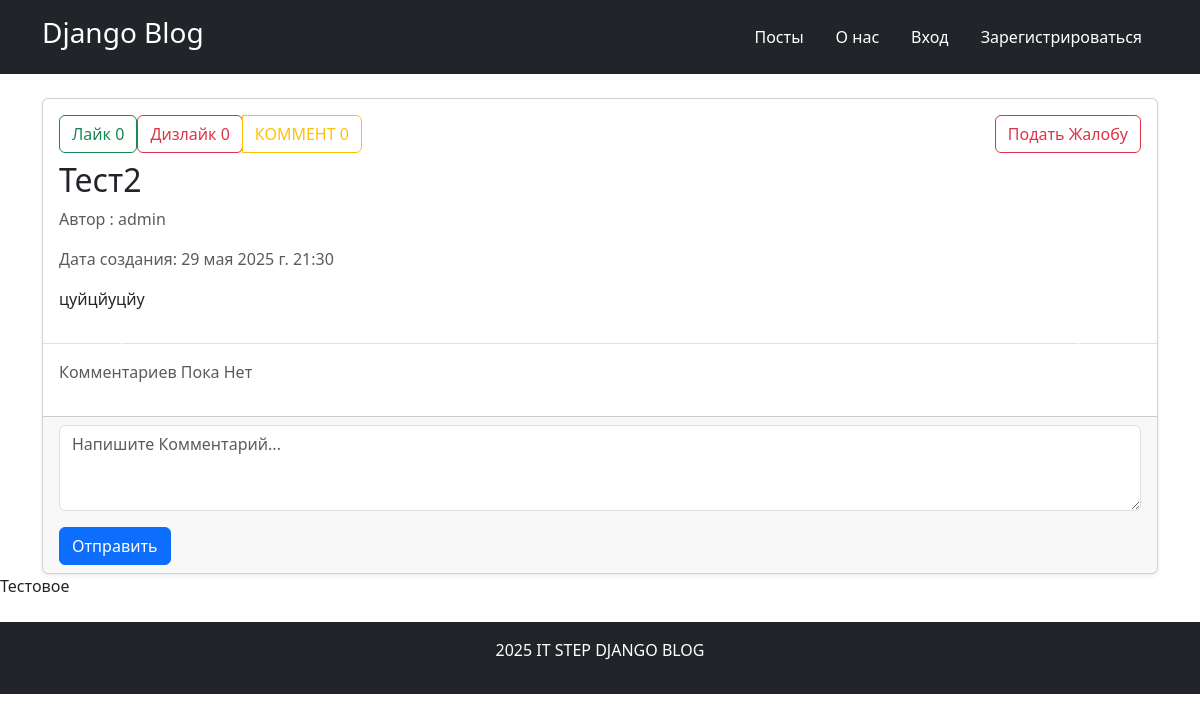
/posts/2, run on an earlier commit of the app's database.
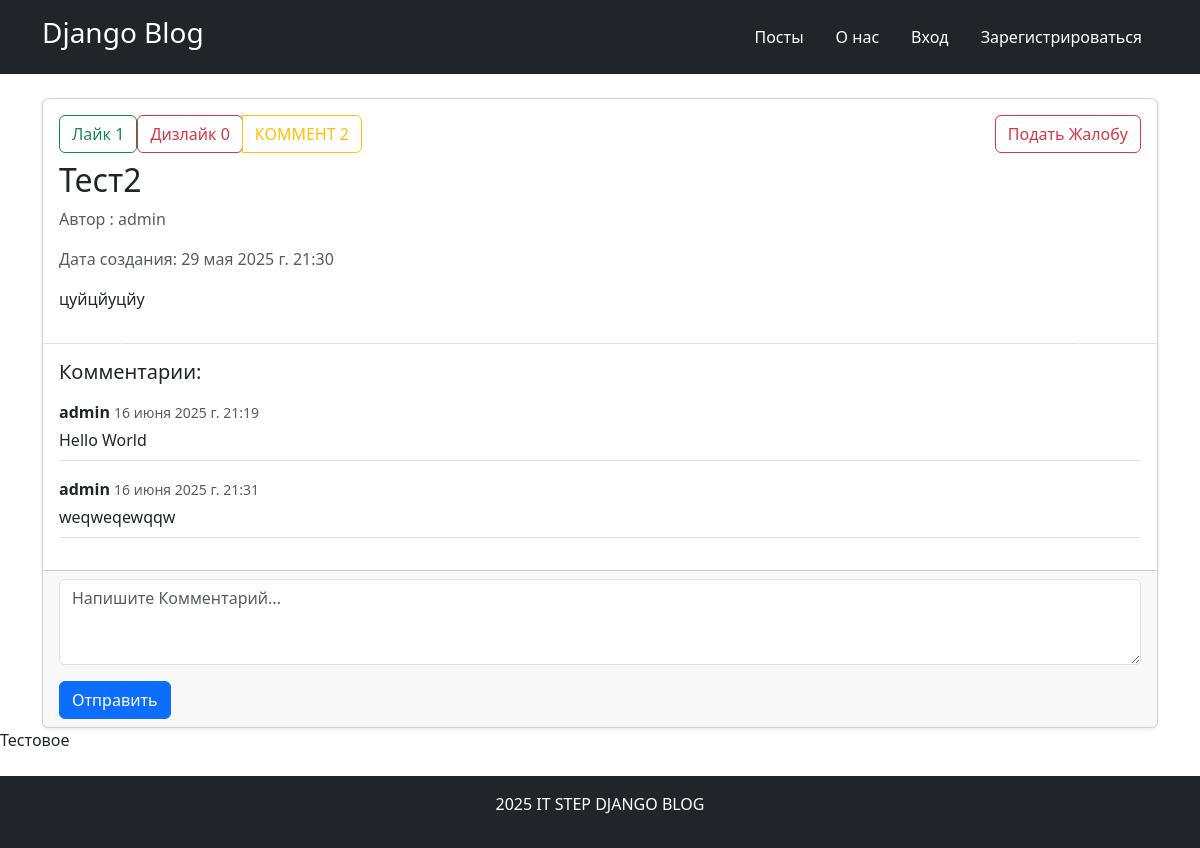
And on a later commit of the database.
### app/models.py (models this page shows, shortened)
class Post(models.Model):
    title = models.CharField(max_length=256, verbose_name="Название Поста")
    content = models.CharField(max_length=3000, verbose_name="Контент Поста")
    created_at = models.DateTimeField(auto_now_add=True, verbose_name="Дата Создания")
    author = models.ForeignKey(User, on_delete=models.CASCADE, verbose_name="Автор")
    def get_likes_count(self):
        return self.likes.count()
    def get_dislikes_count(self):
        return self.dislikes.count()
    def get_comments_count(self):
        return self.comments.count()
    def get_first_media(self):
        return self.media.order_by("created_at").first()
    class Meta:
        verbose_name_plural = "Посты"

class Comment(models.Model):
    post = models.ForeignKey(Post, on_delete=models.CASCADE, related_name="comments", verbose_name="Пост")
    body = models.CharField(max_length=1024, verbose_name="Содержимое")
    user = models.ForeignKey(User, on_delete=models.CASCADE, verbose_name="Пользователь")
    created_at = models.DateTimeField(auto_now_add=True, verbose_name="Дата Создания")
    class Meta:
        verbose_name_plural = "Комментарии"

### app/views.py (the view)
# urls.py: path("posts/<int:pk>", PostDetailView.as_view(), name="post-detail"),  # Получение Поста
class PostDetailView(DetailView):
    model = Post
    template_name = "app/post_detail.html"
    context_object_name = "post"
    def get_context_data(self, **kwargs):
        context = super().get_context_data(**kwargs)
        context["comment_form"] = CommentForm()  # Мы добавили переменную comment_form
        context["post_test"] = "Тестовое"
        return context

### app/forms.py
class CommentForm(forms.ModelForm):
    body = forms.CharField(widget=forms.Textarea(attrs={
        "class": "form-control",
        "rows": "3",
        "placeholder": "Напишите Комментарий..."
    }))
    class Meta:
        model = Comment
        fields = ["body"]

### templates/app/post_detail.html (shortened to what this page needs)
{% extends 'base.html' %}
{% block main %}
<div class="container mt-4">
    <div class="card shadow-sm">
        <div class="card-body pb-0">
            <div class="d-flex justify-content-between flex-wrap gap-2 mb-2">
                <div class="btn-group">
                    <form action="{% url 'like' post.pk %}" method="post">
                        <button type="submit" class="btn btn-outline-success">
                            Лайк {{ post.get_likes_count }}
                        </button>
                    </form>
                    <form action="{% url 'dislike' post.pk %}" method="post">
                        <button type="submit" class="btn btn-outline-danger">
                            Дизлайк {{ post.get_dislikes_count }}
                        </button>
                    </form>
                    <a href="#comment" class="btn btn-outline-warning">
                        КОММЕНТ {{ post.get_comments_count }}
                    </a>
                </div>
                <div class="btn-group">
                    {% if user == post.author %}
                    <a href="{% url 'post-update' post.pk %}" class="btn btn-outline-primary">
                        Редактировать
                    </a>
                    <a href="{% url 'post-delete' post.pk %}" class="btn btn-outline-danger">
                        Удалить
                    </a>
                    {% else %}
                    <a href="{% url 'create-report' post.pk %}" class="btn btn-outline-danger">
                        Подать Жалобу
                    </a>
                    {% endif %}
                </div>
            </div>
        </div>
        <div class="card-body pt-0">
            <h2 class="card-title">
                {{ post.title }}
            </h2>
            <p class="text-muted">
                Автор : {{ post.author.username }}
            </p>
            <p class="text-muted">
                Дата создания: {{ post.created_at }}
            </p>
            <p class=" card-text">
                {{ post.content }}
            </p>
        </div>
        {% if post.media %}
        <div id="postCarousel" class="carousel slide mt-3" data-bs-ride="carousel">
            <button class="carousel-control-prev" type="button" data-bs-target="#postCarousel" data-bs-slide="prev">
                <span class="carousel-control-prev-icon"></span>
            </button>
            <button class="carousel-control-next" type="button" data-bs-target="#postCarousel" data-bs-slide="next">
                <span class="carousel-control-next-icon"></span>
            </button>
        </div>
        {% endif %}
        {% if post.comments.exists %}
        <div class="card-body border-top">
            <h5 class="mb-3">
                Комментарии:
            </h5>
            <ul class="list-unstyled">
                {% for comment in post.comments.all %}
                <li class="mb-3 pb-2 border-bottom">
                    <p class="mb-1">
                        <strong>{{ comment.user.username }}</strong>
                        <small class="text-muted">{{ comment.created_at }}</small>
                    </p>
                    <p class="mb-0">
                        {{ comment.body }}
                    </p>
                </li>
                {% endfor %}
            </ul>
        </div>
        {% else %}
        <div class="card-body border-top">
            <p class="text-muted">Комментариев Пока Нет</p>
        </div>
        {% endif %}
        <div class="card-footer" id="comment">
            <form action="{% url 'comment' post.pk %}" method="post">
                <div class="mb-3">
                    {{ comment_form.body }}
                </div>
                <button type="submit" class="btn btn-primary">Отправить</button>
            </form>
        </div>
    </div>
</div>
<p>{{ post_test }}</p>
{% endblock main %}

What changed in the data, as far as the page shows it:
computed for Post "Тест2": get_likes_count "0" → "1"; get_comments_count "0" → "2"
added Comment: user.username "admin", created_at "16 июня 2025 г. 21:19", body "Hello World"
added Comment: user.username "admin", created_at "16 июня 2025 г. 21:31", body "weqweqewqqw"
Also different on the page:
text no longer shown: "Комментариев Пока Нет"
text now shown: "Комментарии:"
